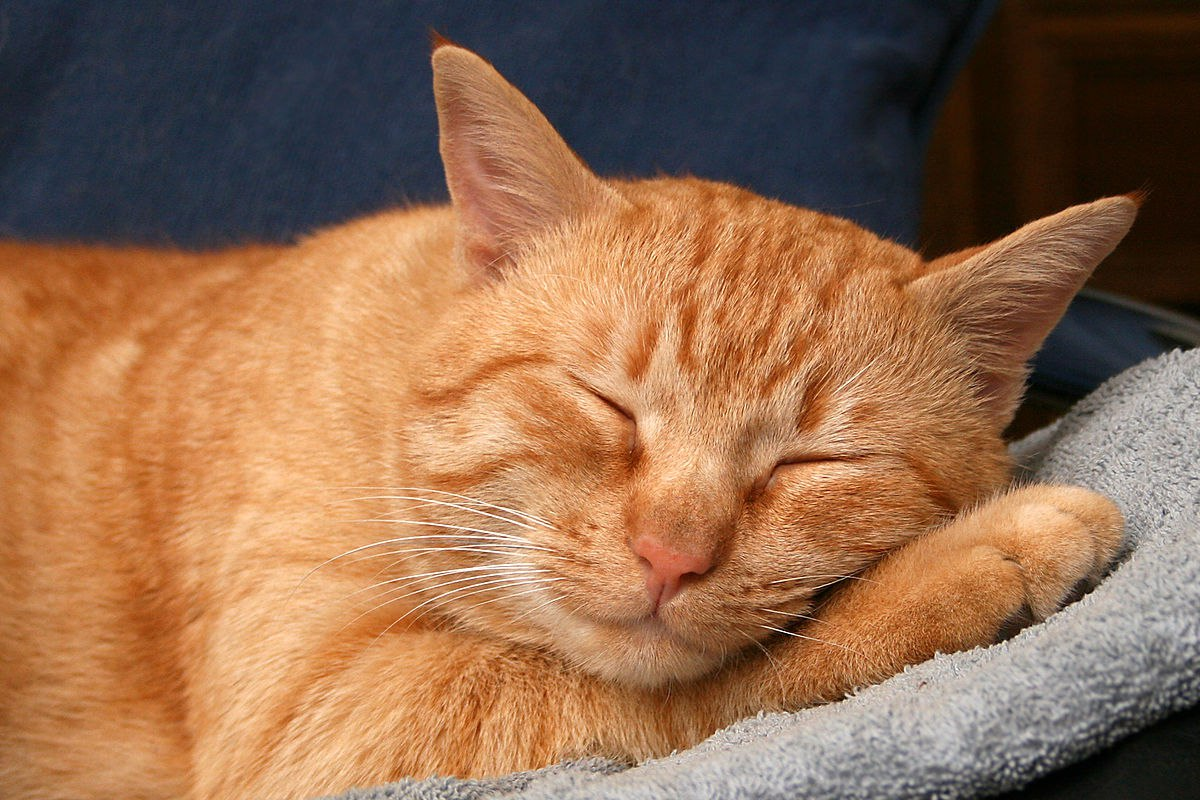
#> input picture kit.jpg, 1200 x 800 px
$ python pic_project2.py
#> lines starting #> are read from the running program, lines starting #| are printed output that depends on the picture
from PIL import Image, ImageFilter
n = 0
lst_files = []
box = (100, 100, 400, 450)
class ImageEditor():
    def __init__(self, filename):
        self.filename = filename
        self.original = None
        self.changed = []
    def open(self):
        try:
            self.original = Image.open(self.filename)
#> self.original is the input picture: PIL image 1200x800 RGB; mean R, G, B 145.9, 107.5, 79.6
#| Pозмip: (1200, 800)
#| copмat: None
#| Tиn: RGB
        except:
            print('Файл не знайдено!')
        self.original.show()
    def do_left(self):
        global n
        conveted_image = self.original.transpose(Image.ROTATE_90)
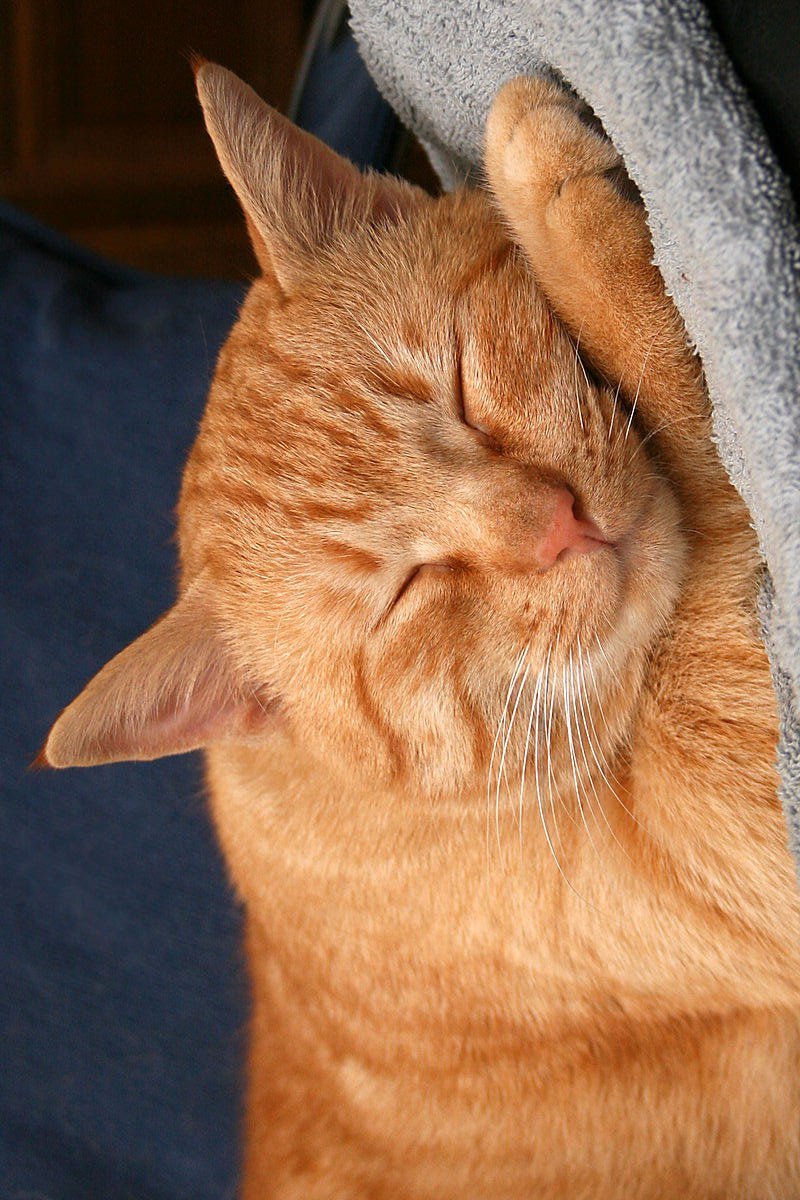
#> conveted_image: PIL image 800x1200 RGB; mean R, G, B 145.9, 107.5, 79.6
        conveted_image.show()
        self.changed.append(conveted_image)
        print("")
        print('*** CONVERTED ***')
        print("")
        print('Pозмip:', conveted_image.size)
#| Pозмip: (800, 1200)
        print('copмat:', conveted_image.format)
#| copмat: None
        print('Tиn:', conveted_image.mode)
#| Tиn: RGB
        print("")
        n += 1
        name = f'Image{n}.jpg'
        conveted_image.save(name)
        lst_files.append(name)

    def do_cropped(self):
        global n
        cropped_image = self.original.crop(box)
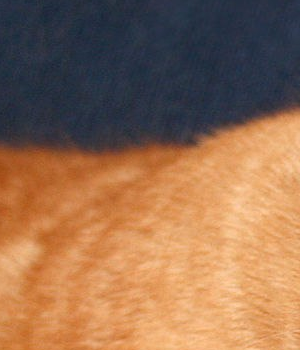
#> cropped_image: PIL image 300x350 RGB; mean R, G, B 148.7, 109.7, 81.7
        cropped_image.show()
        self.changed.append(cropped_image)
        print("")
        print('*** CROPPED ***')
        print("")
        print('Pозмip:', cropped_image.size)
#| Pозмip: (300, 350)
        print('copмat:', cropped_image.format)
#| copмat: None
        print('Tиn:', cropped_image.mode)
#| Tиn: RGB
        print("")
        n += 1
        name = f'Image{n}.jpg'
        cropped_image.save(name)
        lst_files.append(name)

    def do_blurred(self):
        global n
        blurred_image = self.original.filter(ImageFilter.BLUR)
        blurred_image.show()
        self.changed.append(blurred_image)
        print("")
        print('*** BLURRED ***')
        print("")
        print('Pозмip:', blurred_image.size)
        print('copмat:', blurred_image.format)
        print('Tиn:', blurred_image.mode)
        print("")
        n += 1
        name = f'Image{n}.jpg'
        blurred_image.save(name)
        lst_files.append(name)

    def do_ch_b(self):
        global n
        chebeshechka = self.original.convert('L')
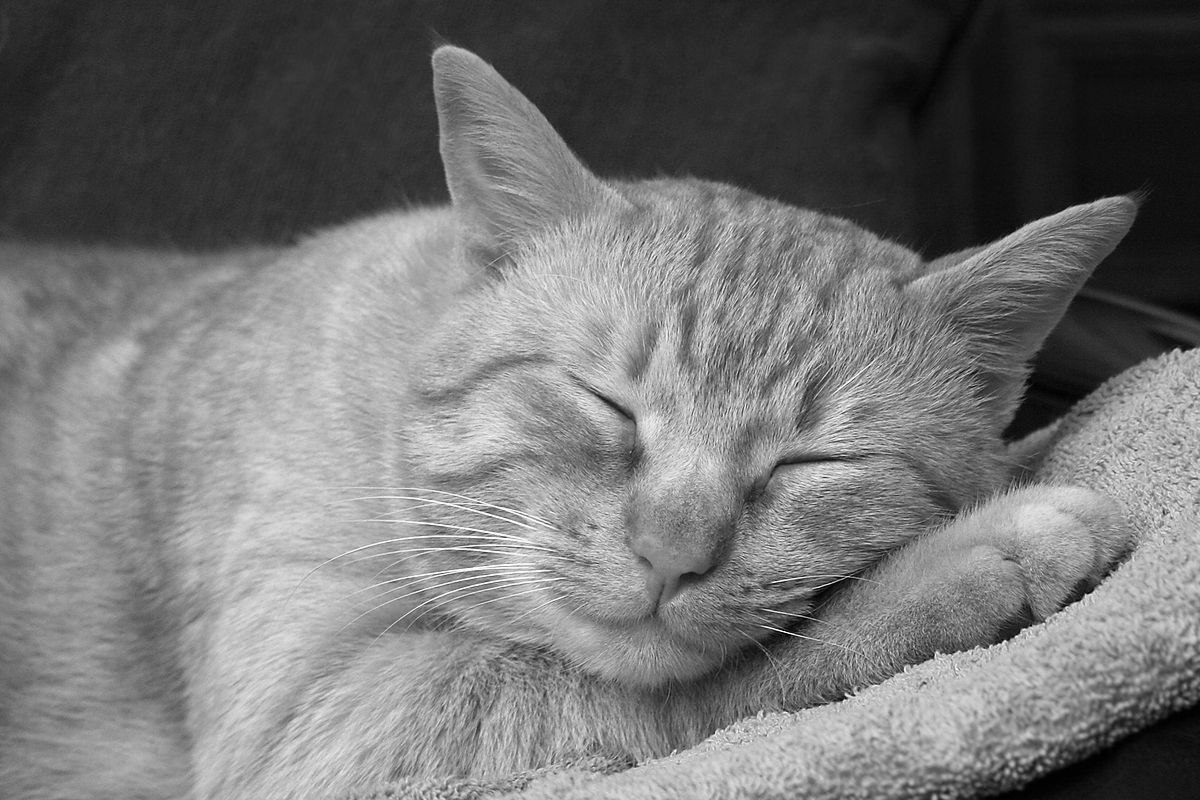
#> chebeshechka: PIL image 1200x800 L; min 0, max 255, mean 115.8
        chebeshechka.show()
        self.changed.append(chebeshechka)
        print("")
        print('*** CHEBESHKA ***')
        print("")
        print('Pозмip:', chebeshechka.size)
#| Pозмip: (1200, 800)
        print('copмat:', chebeshechka.format)
#| copмat: None
        print('Tиn:', chebeshechka.mode)
#| Tиn: L
        print("")
        n += 1
        name = f'Image{n}.jpg'
        chebeshechka.save(name)
        lst_files.append(name)

    def australian_mode(self):
        global n
        au = self.original.transpose(Image.ROTATE_180)
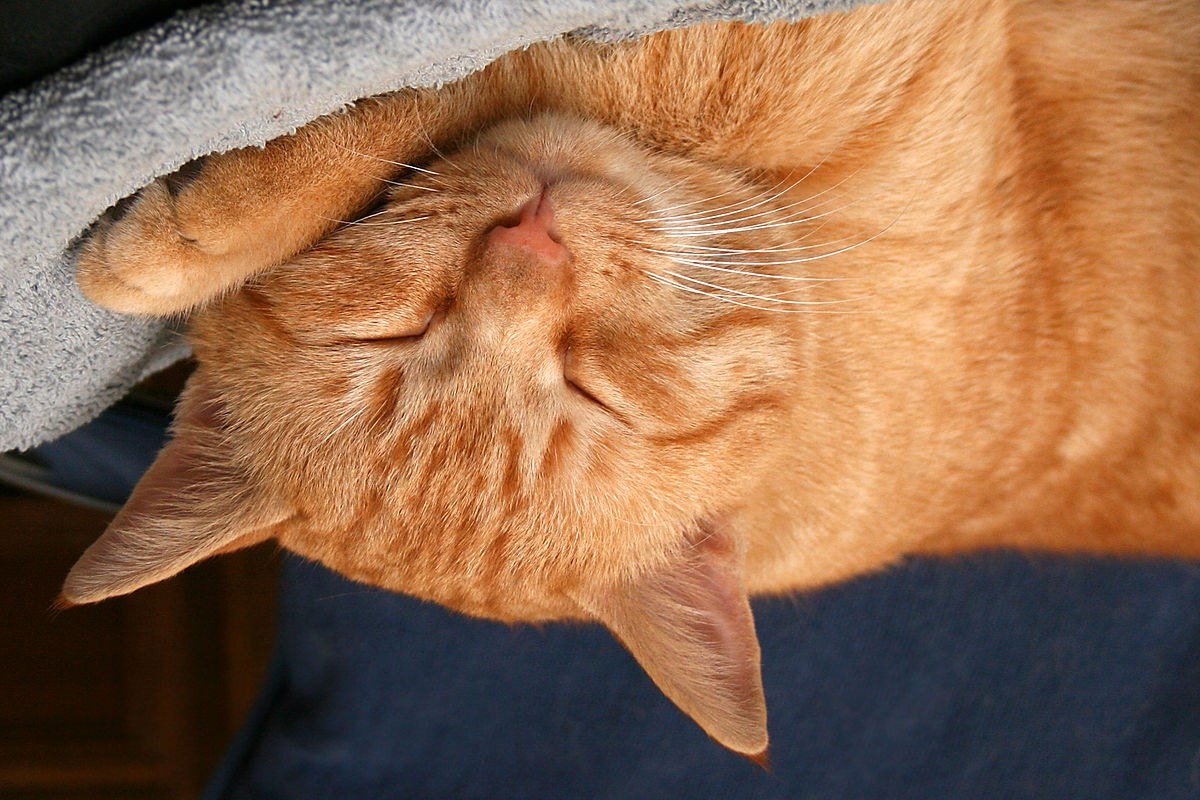
#> au: PIL image 1200x800 RGB; mean R, G, B 145.9, 107.5, 79.6
        au.show()
        self.changed.append(au)
        print("")
        print('*** AUSTRALIAN MODE ***')
        print("")
        print('Pозмip:', au.size)
#| Pозмip: (1200, 800)
        print('copмat:', au.format)
#| copмat: None
        print('Tиn:', au.mode)
#| Tиn: RGB
        print("")
        n += 1
        name = f'Image{n}.jpg'
        au.save(name)
        lst_files.append(name)

image = ImageEditor('kit.jpg')
image.open()
image.do_blurred()
image.do_left()
image.do_cropped()
image.do_ch_b()
image.australian_mode()
print(lst_files)

$ run again, with pic.jpg copied over kit.jpg
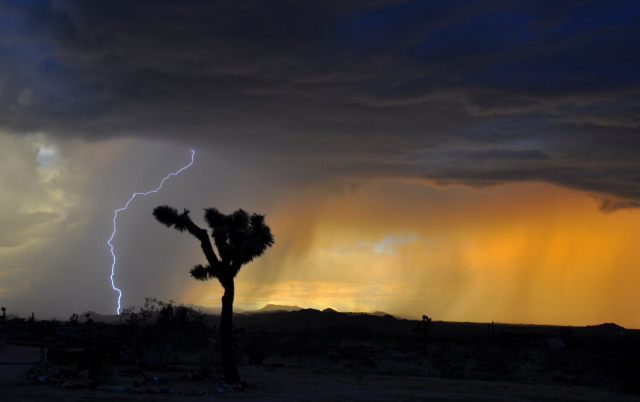
#> input picture pic.jpg, 1280 x 803 px (shown at 1/2 size)
#> in open, self.original is the input picture: PIL image 1280x803 RGB; mean R, G, B 74, 63.5, 53.8
#| Pозмip: (1280, 803)
#| copмat: None
#| Tиn: RGB
#| Pозмip: (803, 1280)
#| copмat: None
#| Tиn: RGB
#> in do_cropped, `cropped_image = self.original.crop(box)`:
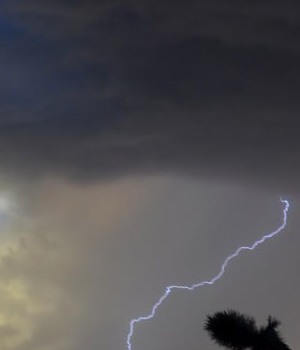
#> cropped_image: PIL image 300x350 RGB; mean R, G, B 81.9, 80.4, 83.4
#| Pозмip: (300, 350)
#| copмat: None
#| Tиn: RGB
#| Pозмip: (1280, 803)
#| copмat: None
#| Tиn: L
#> in australian_mode, `au = self.original.transpose(Image.ROTATE_180)`:
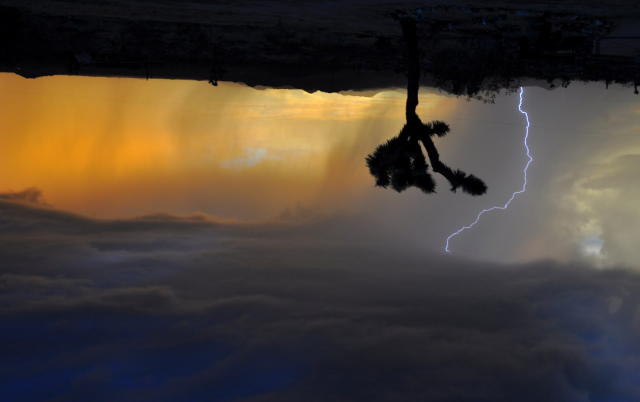
#> au: PIL image 1280x803 RGB (shown at 1/2 size); mean R, G, B 74, 63.5, 53.8
#| Pозмip: (1280, 803)
#| copмat: None
#| Tиn: RGB
